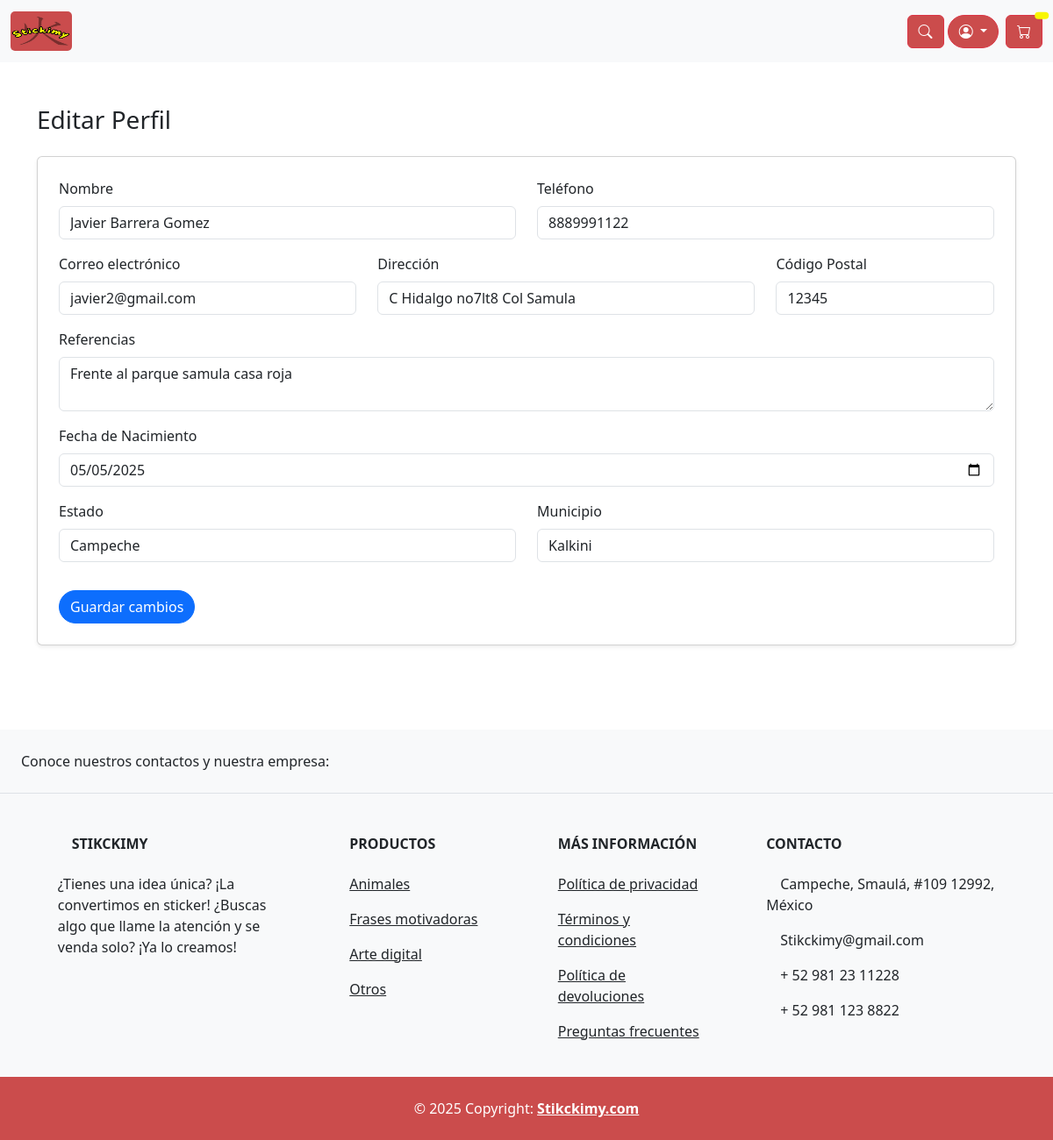
The app's page /editar-perfil/ (signed in) with its own data.
### store/models.py (models this page shows, shortened)
class Customer(models.Model):
    user = models.OneToOneField(User, null=True, blank=True, on_delete=models.CASCADE)
    name = models.CharField(max_length=200, null=True, blank=True)
    email = models.EmailField(max_length=200)
    phone_number = models.CharField(max_length=20, blank=True, null=True)
    address = models.CharField(max_length=250, blank=True, null=True)
    referencias = models.CharField(max_length=250, blank=True, null=True)
    date_of_birth = models.DateField(null=True, blank=True)
    zip_code = models.CharField(max_length=10, null=True, blank=True)
    state = models.CharField(
        max_length=3,
        choices=MEXICAN_STATES,
        blank=True,
        null=True
    )
    municipality = models.CharField(max_length=100, blank=True, null=True)

### store/views.py (the view)
# urls.py: path('editar-perfil/', views.edit_profile, name='edit_profile'),
@login_required
def edit_profile(request):
    user = request.user
    try:
        customer = user.customer
    except Customer.DoesNotExist:
        customer = Customer(user=user)
    if request.method == 'POST':
        form = CustomerForm(request.POST, instance=customer)
        if form.is_valid():
            form.save()
            return redirect('profile')  # Asegúrate de que 'profile' es el nombre de tu URL de perfil
    else:
        form = CustomerForm(instance=customer)
    return render(request, 'store/edit_profile.html', {'form': form})

### store/forms.py
class CustomerForm(forms.ModelForm):
    class Meta:
        model = Customer
        fields = ['name', 'phone_number', 'email', 'address', 'referencias', 'date_of_birth', 'zip_code', 'state', 'municipality']
        widgets = {
            'name': forms.TextInput(attrs={'class': 'form-control'}),
            'phone_number': forms.TextInput(attrs={'class': 'form-control'}),
            'email': forms.EmailInput(attrs={'class': 'form-control'}),
            'address': forms.TextInput(attrs={'class': 'form-control'}),
            'referencias': forms.Textarea(attrs={'class': 'form-control', 'rows': 2}),
            'date_of_birth': forms.DateInput(attrs={'type': 'date', 'class': 'form-control'}),
            'zip_code': forms.TextInput(attrs={'class': 'form-control'}),
            'state': forms.Select(attrs={'class': 'form-control'}),  # Añadido el widget para 'state'
            'municipality': forms.TextInput(attrs={'class': 'form-control'}),  # Añadido el widget para 'municipality'
        }

### store/templates/store/edit_profile.html (shortened to what this page needs)
{% extends 'store/main.html' %}
{% load static %}
{% block content %}
<div class="container py-5">
    <h3 class="mb-4">Editar Perfil</h3>
    <div class="card shadow-sm p-4">
        <form method="POST">
            <div class="row mb-3">
                <div class="col-md-6">
                    <label for="{{ form.name.id_for_label }}" class="form-label">Nombre</label>
                    {{ form.name }}
                </div>
                <div class="col-md-6">
                    <label for="{{ form.phone_number.id_for_label }}" class="form-label">Teléfono</label>
                    {{ form.phone_number }}
                </div>
            </div>
            <div class="row mb-3">
                <div class="col-md-4">
                    <label for="{{ form.email.id_for_label }}" class="form-label">Correo electrónico</label>
                    {{ form.email }}
                </div>
                <div class="col-md-5">
                    <label for="{{ form.address.id_for_label }}" class="form-label">Dirección</label>
                    {{ form.address }}
                </div>
                <div class="col-md-3">
                    <label for="{{ form.zip_code.id_for_label }}" class="form-label">Código Postal</label>
                    {{ form.zip_code }}
                </div>
            </div>
            <div class="mb-3">
                <label for="{{ form.referencias.id_for_label }}" class="form-label">Referencias</label>
                {{ form.referencias }}
            </div>
            <div class="mb-3">
                <label for="{{ form.date_of_birth.id_for_label }}" class="form-label">Fecha de Nacimiento</label>
                {{ form.date_of_birth }}
            </div>
            <div class="row mb-3">
                <div class="col-md-6">
                    <label for="{{ form.state.id_for_label }}" class="form-label">Estado</label>
                    {{ form.state }}
                </div>
                <div class="col-md-6">
                    <label for="{{ form.municipality.id_for_label }}" class="form-label">Municipio</label>
                    {{ form.municipality }}
                </div>
            </div>
            <button type="submit" class="btn btn-primary mt-3 rounded-pill">Guardar cambios</button>
        </form>
    </div>
</div>
{% endblock content %}

### static/css/main.css (style rules this page uses)
body { background-color: hsl(0, 0%, 100%); }
h1,h2,h3,h4,h5,h6 { color:hsl(0, 0%, 30%); }
.btn { border-radius: 0; }

### records on screen
Customer: name "Javier Barrera Gomez", phone_number "8889991122", email "javier2@gmail.com", address "C Hidalgo no7lt8 Col Samula", zip_code "12345", referencias "Frente al parque samula casa roja", date_of_birth "05/05/2025", state "Campeche", municipality "Kalkini"
